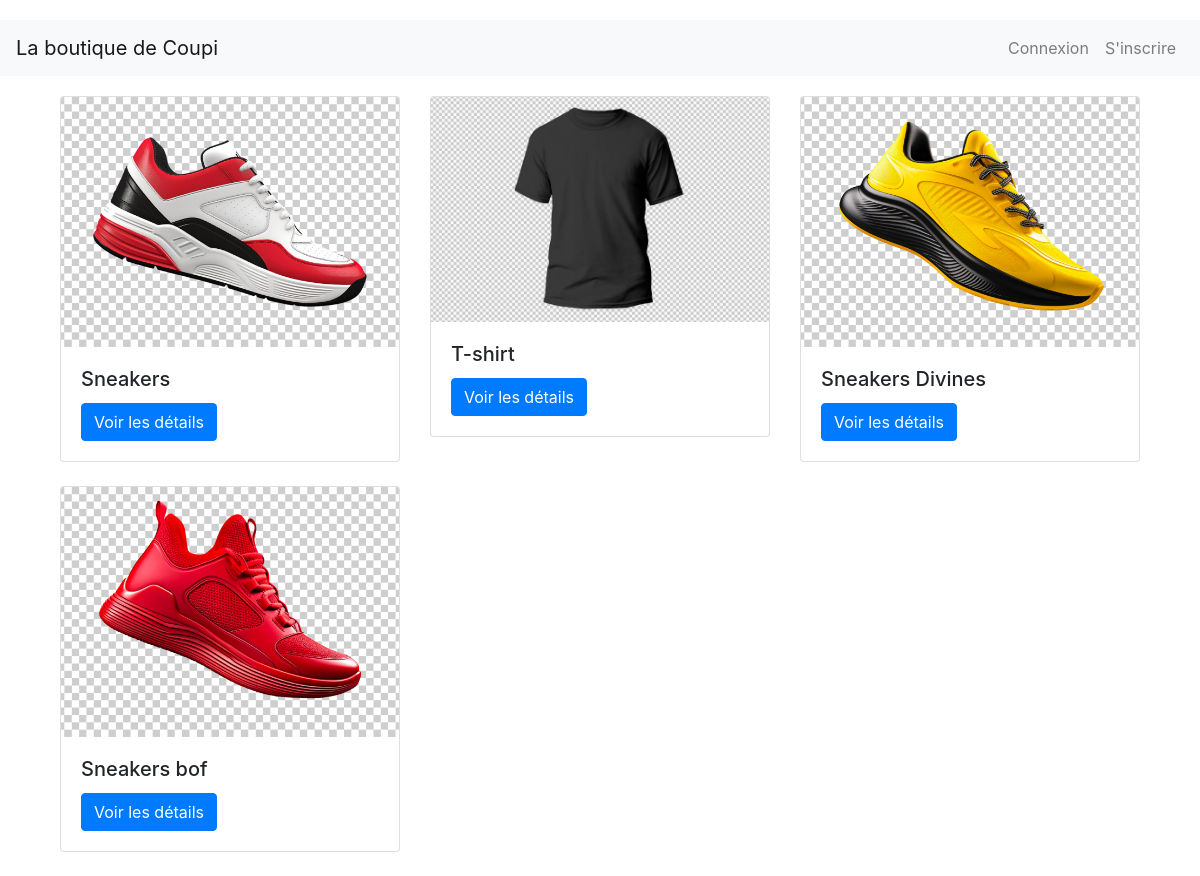
The page / on the database its author committed.
### store/models.py (models this page shows, shortened)
class Product(models.Model):
    name = models.CharField(max_length=100)
    slug = models.SlugField(max_length=100)
    price = models.FloatField(default=0.0)
    qte_stock = models.IntegerField(default=0)
    description = models.TextField(blank=True)
    image = models.ImageField(upload_to='products', blank=True, null=True)
    def get_absolute_url(self):
        return reverse("product_detail", kwargs={"slug": self.slug})

### store/views.py (the view)
# urls.py: path('', index_store,name="page_acceuil_boutique"),
def index_store(request):
    products = Product.objects.all()
    return render(request,'index_store.html', context={"products": products})

### store/templates/index_store.html
{% extends 'base.html' %}
{% block content %}
<div class="container">
    <div class="row">
        {% for product in products %}
            <div class="col-md-4">
                <div class="card mb-4">
                    <img src="{{ product.image.url }}" class="card-img-top" alt="{{ product.name }}" style="max-height: 250px; object-fit: cover;">
                    <div class="card-body">
                        <h5 class="card-title">{{ product.name }}</h5>
                        <a href="{{ product.get_absolute_url }}" class="btn btn-primary">Voir les détails</a>
                    </div>
                </div>
            </div>
        {% endfor %}
    </div>
</div>
{% endblock %}

### templates/base.html (style rules this page uses)
body { padding-top: 20px; }

### rows shown on the page
Product: image (picture), name "Sneakers"
Product: image (picture), name "T-shirt"
Product: image (picture), name "Sneakers Divines"
Product: image (picture), name "Sneakers bof"
